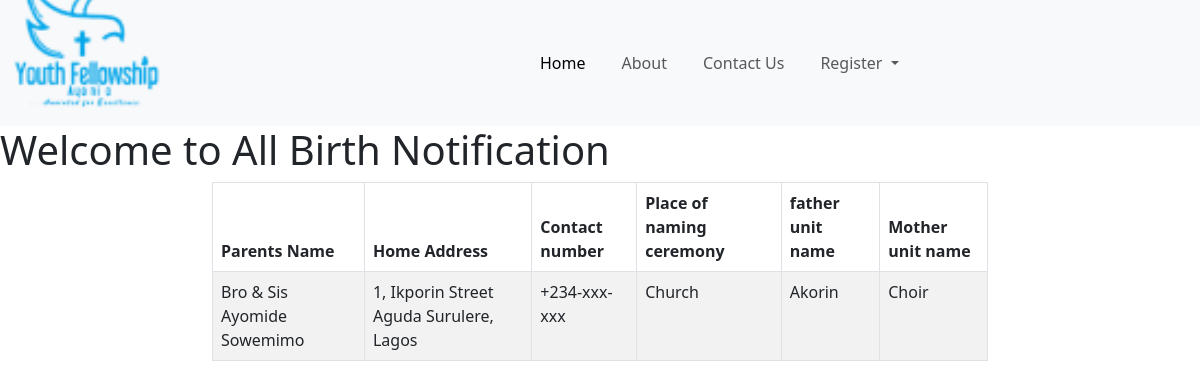
/all_birth/, run on the app's committed database.
### registrations/models.py (models this page shows, shortened)
class BirthNotification(models.Model):
    MALE_BAND_CHOICES = [
        ('NIL', 'NIL'),
        ('J', 'JOSEPH'),
        ('JE', 'JEREMIAH'),
        ('EP', 'EPHRAIM'),
        ('SM', 'ST.MARK'),
        ('SJ', 'ST.JOHN'),
        ('JA', 'JAMES'),
    ]
    FEMALE_BAND_CHOICES = [
        ('NIL', 'NIL'),
        ('RH', 'RHODA'),
        ('HZ', 'HEPZIBAH'),
        ('FT', 'FAITH'),
        ('SU', 'SUSANNAH'),
        ('JO', 'JOANA'),
        ('TD', 'TRUTH DIVINE'),
    ]
    Parents_Name = models.CharField(max_length=500)
    home_address = models.CharField(max_length=500, null=True)
    contact_number = models.CharField(max_length=90, null=True)
    delivery_date = models.CharField(max_length=150, null=True)
    date_of_naming_ceremony = models.CharField(max_length=250, null=True)
    place_of_naming_ceremony = models.CharField(max_length=450, null=True)
    father_Band_Name = models.CharField(max_length=20, choices=MALE_BAND_CHOICES, default='SM')
    mother_Band_Name = models.CharField(max_length=20, choices=FEMALE_BAND_CHOICES, default='RH')
    father_unit_name = models.CharField(max_length=90, null=True)
    mother_unit_name = models.CharField(max_length=90, null=True)

### registrations/views.py (the view)
# urls.py: path('all_birth/', views.all_birth_notification, name='all_birth'),
def all_birth_notification(request):
    tab = BirthNotification.objects.all().order_by('-date_of_naming_ceremony')
    context = {'tab':tab}
    return render(request, 'registrations/all_birth.html', context)

### registrations/templates/registrations/all_birth.html (shortened to what this page needs)
{% extends 'base/main.html' %} {% block content %}
<h1>Welcome to All Birth Notification</h1>
<div class="container-fluid">
  <div class="row">
    <div class="col-md-8 mx-auto">
      <table class="table table-striped table-bordered table-hover">
        <thead>
          <tr>
            <th scope="col">Parents Name</th>
            <th scope="col">Home Address</th>
            <th scope="col">Contact number</th>
            <th scope="col">Place of naming ceremony</th>
            <th scope="col">father unit name</th>
            <th scope="col">Mother unit name</th>
          </tr>
        </thead>
        <tbody>
          {% for message in tab %} {% if message.is_read %}
          <tr>
            {% else %}
          <tr>
            {% endif %}
            <td>{{message.Parents_Name}}</td>
            <td>{{message.home_address}}</td>
            <td>{{message.contact_number}}</td>
            <td>{{message.place_of_naming_ceremony}}</td>
            <td>{{message.father_unit_name}}</td>
            <td>{{message.mother_unit_name}}</td>
          </tr>
          {% endfor %}
        </tbody>
      </table>
    </div>
  </div>
</div>
{% endblock content %}

### data on the page
BirthNotification: Parents_Name "Bro & Sis Ayomide Sowemimo", home_address "1, Ikporin Street Aguda Surulere, Lagos", contact_number "+234-xxx-xxx", place_of_naming_ceremony "Church", father_unit_name "Akorin", mother_unit_name "Choir"
